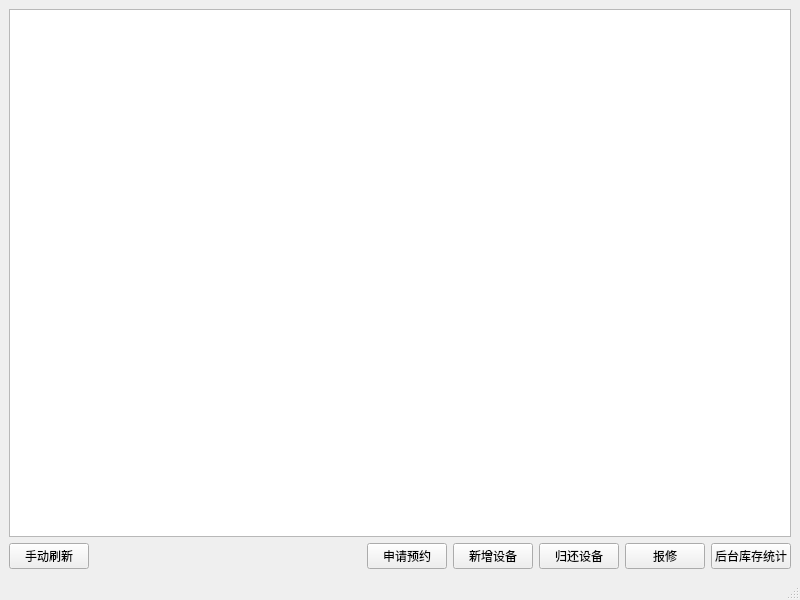
<?xml version="1.0" encoding="UTF-8"?>
<ui version="4.0">
 <class>MainWindow</class>
 <widget class="QMainWindow" name="MainWindow">
  <property name="geometry">
   <rect>
    <x>0</x>
    <y>0</y>
    <width>800</width>
    <height>600</height>
   </rect>
  </property>
  <property name="windowTitle">
   <string>实验室设备与预约管理系统</string>
  </property>
  <widget class="QWidget" name="centralwidget">
   <layout class="QVBoxLayout" name="verticalLayout">
    <item>
     <widget class="QTableView" name="tableView">
      <property name="alternatingRowColors">
       <bool>true</bool>
      </property>
      <property name="selectionBehavior">
       <enum>QAbstractItemView::SelectRows</enum>
      </property>
     </widget>
    </item>
    <item>
     <layout class="QHBoxLayout" name="horizontalLayout">
      <item>
       <widget class="QPushButton" name="btnRefresh">
        <property name="text">
         <string>手动刷新</string>
        </property>
       </widget>
      </item>
      <item>
       <spacer name="horizontalSpacer">
        <property name="orientation">
         <enum>Qt::Horizontal</enum>
        </property>
        <property name="sizeHint" stdset="0">
         <size>
          <width>0</width>
          <height>0</height>
         </size>
        </property>
       </spacer>
      </item>
      <item>
       <widget class="QPushButton" name="btnReserve">
        <property name="text">
         <string>申请预约</string>
        </property>
       </widget>
      </item>
      <item>
       <widget class="QPushButton" name="btnAddDevice">
        <property name="text">
         <string>新增设备</string>
        </property>
       </widget>
      </item>
      <item>
       <widget class="QPushButton" name="btnReturn">
        <property name="text">
         <string>归还设备</string>
        </property>
       </widget>
      </item>
      <item>
       <widget class="QPushButton" name="btnReportFault">
        <property name="text">
         <string>报修</string>
        </property>
       </widget>
      </item>
      <item>
       <widget class="QPushButton" name="btnStats">
        <property name="text">
         <string>后台库存统计</string>
        </property>
       </widget>
      </item>
     </layout>
    </item>
   </layout>
  </widget>
  <widget class="QMenuBar" name="menubar">
   <property name="geometry">
    <rect>
     <x>0</x>
     <y>0</y>
     <width>800</width>
     <height>21</height>
    </rect>
   </property>
  </widget>
  <widget class="QStatusBar" name="statusbar"/>
 </widget>
 <resources/>
 <connections/>
</ui>
